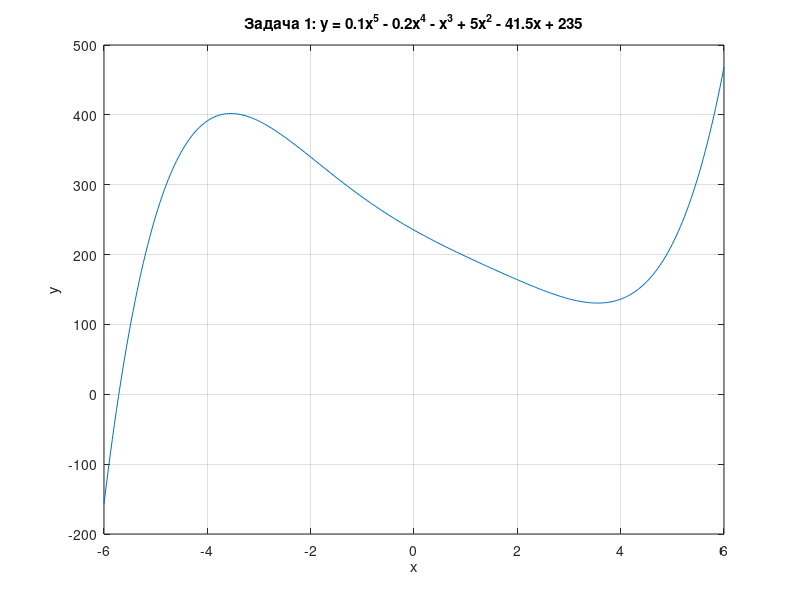
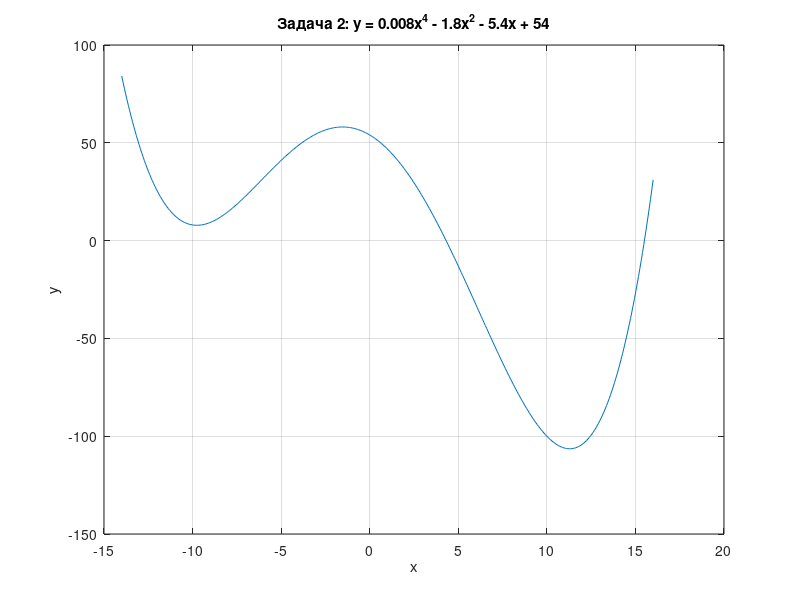
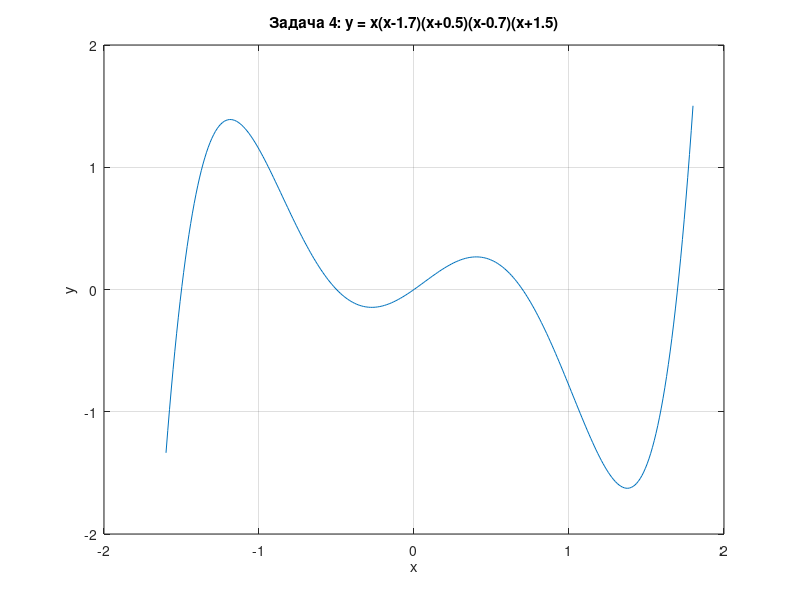

Write the MATLAB code that produced these figures, in order.
clear
clc
close all

%% Задача 1
fprintf('\n========== Задача 1 ==========\n\n')
p1_task = [0.1, -0.2, -1, 5, -41.5, 235];
x1 = linspace(-6, 6, 300);
y1 = polyval(p1_task, x1);

figure(1)
plot(x1, y1)
xlabel('x'), ylabel('y'), grid on
title('Задача 1: y = 0.1x^5 - 0.2x^4 - x^3 + 5x^2 - 41.5x + 235')

%% Задача 2
fprintf('\n========== Задача 2 ==========\n\n')
p2_task = [0.008, 0, -1.8, -5.4, 54];
x2 = linspace(-14, 16, 400);
y2 = polyval(p2_task, x2);

figure(2)
plot(x2, y2)
xlabel('x'), ylabel('y'), grid on
title('Задача 2: y = 0.008x^4 - 1.8x^2 - 5.4x + 54')

%% Задача 3
fprintf('\n========== Задача 3 ==========\n\n')
a = [-1, 0, 5, -1];
b = [1, 2, 0, -16, 5];
prod3 = conv(a, b);
disp('Произведение многочленов:')
disp(prod3)

%% Задача 4
fprintf('\n========== Задача 4 ==========\n\n')
prod4 = poly([0, 1.7, -0.5, 0.7, -1.5]);
disp('Коэффициенты произведения:')
disp(prod4)

x4 = linspace(-1.6, 1.8, 300);
y4 = polyval(prod4, x4);

figure(3)
plot(x4, y4)
xlabel('x'), ylabel('y'), grid on
title('Задача 4: y = x(x-1.7)(x+0.5)(x-0.7)(x+1.5)')

%% Задача 5
fprintf('\n========== Задача 5 ==========\n\n')
num = [-10, -20, 9, 10, 8, 11, -3];
denom = [2, 4, -1];
[q, r] = deconv(num, denom);
disp('Частное:')
disp(q)
disp('Остаток:')
disp(r)
disp('Проверка (conv(denom, q) + r должно совпасть с num):')
disp(conv(denom, q) + r)
